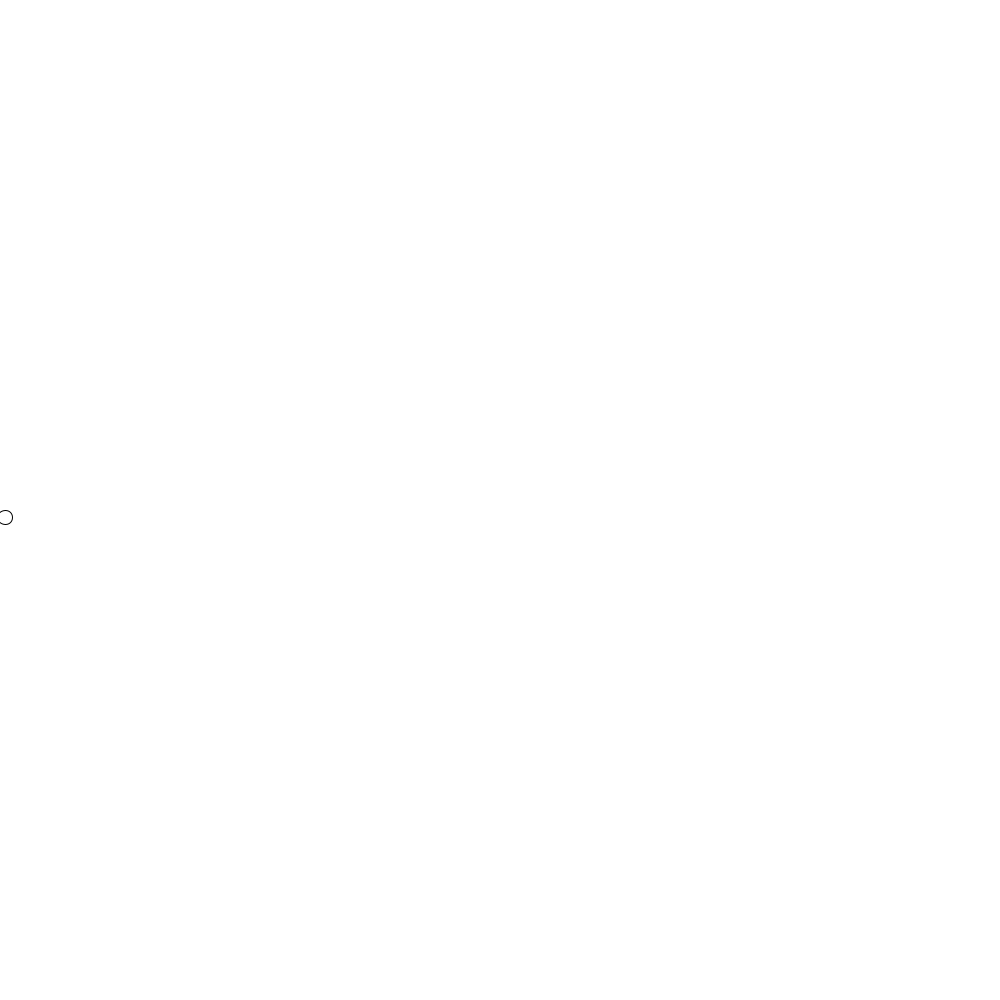
Frame 1 (no input)
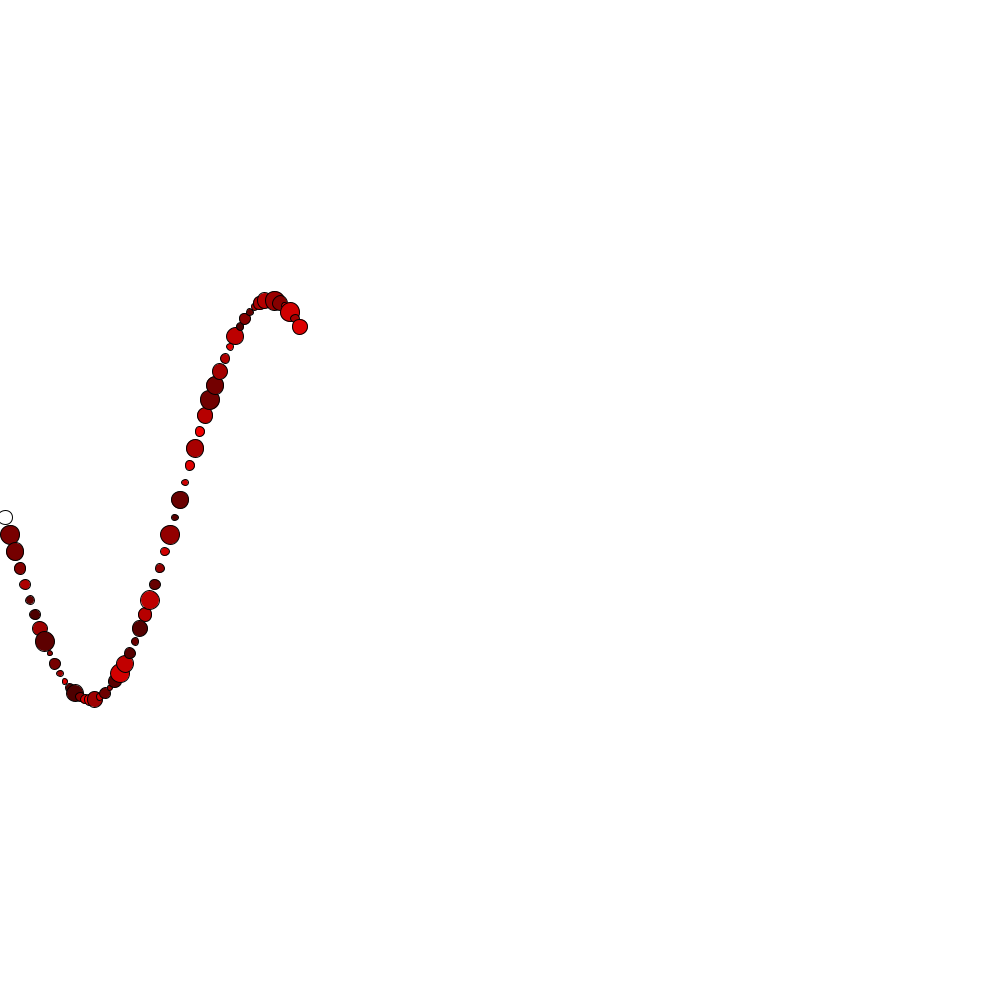
Frame 60 (the mouse pressed at the canvas centre just before this capture)
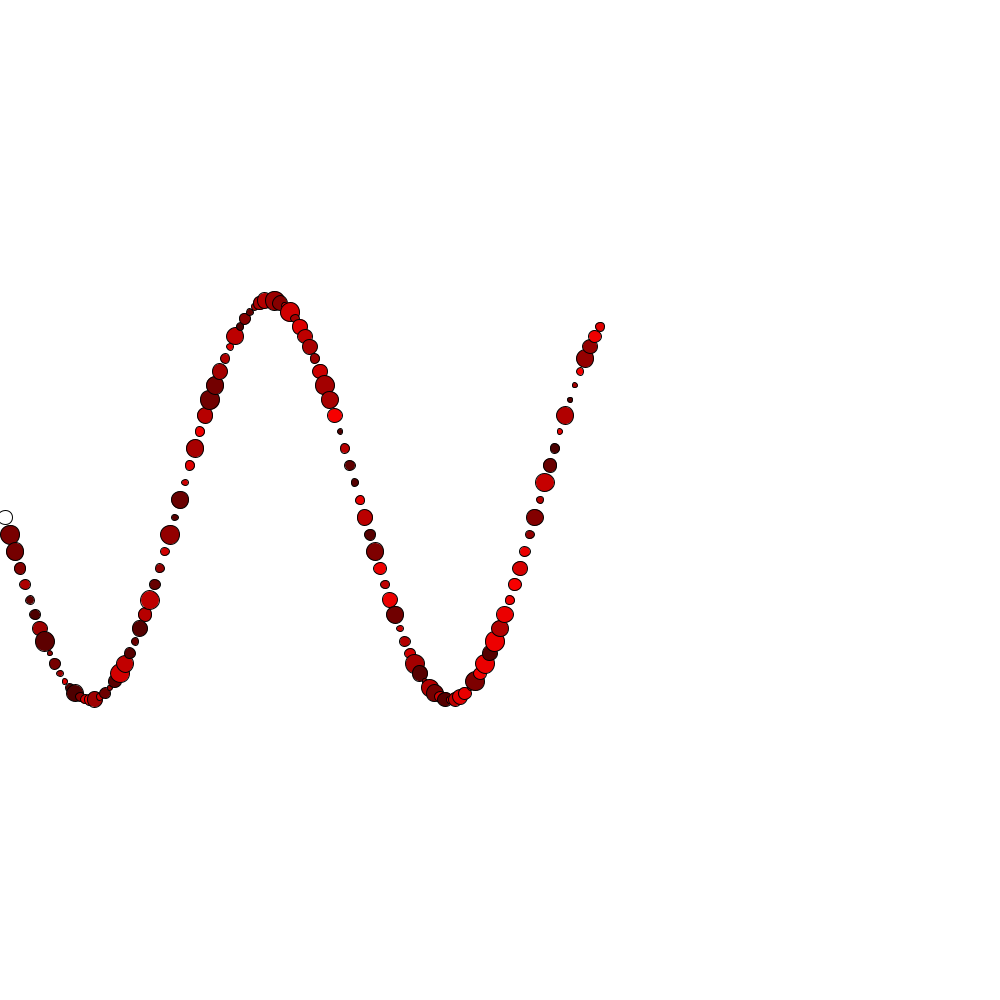
Frame 120 (the mouse held since frame 60 and released just before this capture)

The Processing sketch that drew these frames (run headless with seeded random() and noise(); from frame 60 on, the mouse is pressed at the canvas centre):

// Processing sketch: sine_wave_with_circles
// ── sine_wave_with_circles.pde
void setup()
{
  size(1000,1000);
  background(255);
  

}

int angleInDegrees = 0;
float angleInRadians;
float sine;
float cos;
float tan;


void draw()
{
  angleInDegrees+=5;
  angleInRadians = radians(angleInDegrees);
  sine = sin(angleInRadians);
  
  circle(angleInDegrees, sine * 200 + height/2, random(5,20));
  fill(random(75,255),0,0);
}
